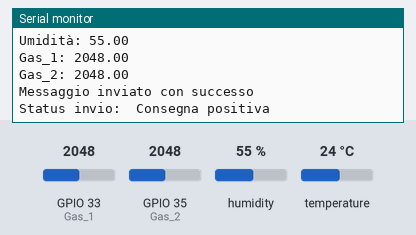
Bench run of a sketch on a simulated ESP32. Parts: the last lines printed to the serial monitor. The inputs (shaded band) are chosen by the test bench; at power-on: humidity 55 %, GPIO 33 (Gas_1) = 2048, GPIO 35 (Gas_2) = 2048, temperature 24 °C. A WiFi scan finds three made-up networks.

Above: at 3.2 s.
3.3 s: humidity set to 22 %
6.0 s: GPIO 33 (Gas_1) set to 2866
8.7 s: GPIO 35 (Gas_2) set to 2866
At 11.1 s:
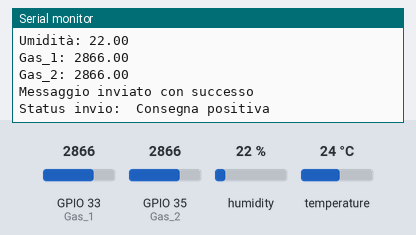
11.4 s: temperature set to 12 °C
14.1 s: GPIO 33 (Gas_1) set to 3972
16.8 s: GPIO 35 (Gas_2) set to 3972
At 19.1 s:
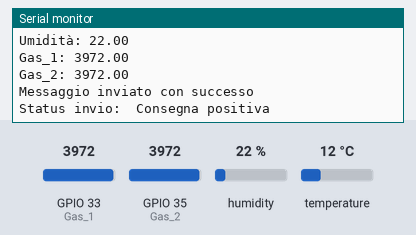
Timing chart, 0 to 20.5 s (numbered marks = the images above; inputs shaded):
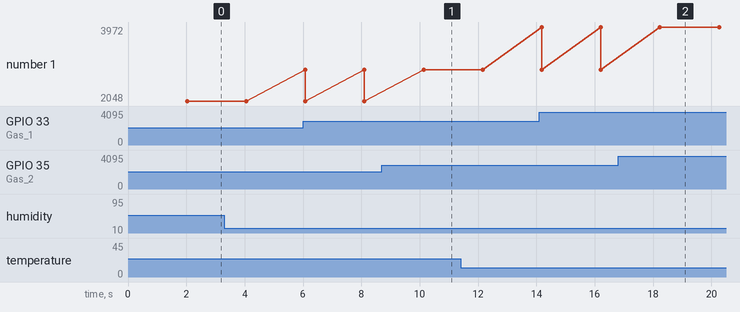

The sketch:

main.ino
```cpp
#include <Arduino.h>
#include <esp_now.h>
#include <WiFi.h>
#include <esp_wifi.h>
#include "DHT.h"
#include "soc/soc.h"
#include "soc/rtc_cntl_reg.h"

constexpr char WIFI_SSID[] = "SSID-da-modificare";

// Indirizzi MAC dei dispositivi di destinazione
// trovati con la utility apposita
// indirizzo MAC di destinazione: A0:A3:B3:97:83:E8
constexpr uint8_t ESP_NOW_RECEIVER[] = { 0xA0, 0xA3, 0xB3, 0x97, 0x83, 0xE8 };

// Struct per definire il formato dei dati
typedef struct struct_messaggio {
  char a[32];
  int   umidita;
  float temperatura;
  float gas_1;
  float gas_2;
  int contatore;
} struct_messaggio;

struct_messaggio Dati;
esp_now_peer_info_t peerInfo;

#define DHTPIN 13
#define DHTTYPE DHT11

DHT dht(DHTPIN, DHTTYPE);
float t, h, g_1, g_2;
int lost_packages;
int ix;
int Gas_1 = 33;
int Gas_2 = 35;

#define DELAY_RECONNECT 600 // intervallo in secondi per forzare il reboot
volatile int interruptCounter;
int totalInterruptCounter;
hw_timer_t * timer = NULL;
portMUX_TYPE timerMux = portMUX_INITIALIZER_UNLOCKED;


void IRAM_ATTR onTimer()
{
  // https://github.com/espressif/arduino-esp32/blob/master/libraries/ESP32/examples/Timer/RepeatTimer/RepeatTimer.ino
  portENTER_CRITICAL_ISR(&timerMux);
  interruptCounter++;
  if (lost_packages >=15) {
    ESP.restart(); // Riesegui la connessione al nuovo canale WIFI
  }
  portEXIT_CRITICAL_ISR(&timerMux);
}


int32_t getWiFiChannel(const char *ssid) {

    if (int32_t n = WiFi.scanNetworks()) {
        for (uint8_t i=0; i<n; i++) {
            if (!strcmp(ssid, WiFi.SSID(i).c_str())) {
                return WiFi.channel(i);
            }
        }
    }

    return 0;
}


void initWiFi() {

    WiFi.mode(WIFI_MODE_STA);

    // acquisice il canale usato dalla WIFI
    int32_t channel = getWiFiChannel(WIFI_SSID);

    esp_wifi_set_promiscuous(true);
    esp_wifi_set_channel(channel, WIFI_SECOND_CHAN_NONE);
    esp_wifi_set_promiscuous(false);

    Serial.printf("SSID: %s\n", WIFI_SSID);
    Serial.printf("Channel: %u\n", WiFi.channel());
}


void initEspNow() {

    if (esp_now_init() != ESP_OK) {
        Serial.println("ESP NOW failed to initialize");
        while (1);
    }

    memcpy(peerInfo.peer_addr, ESP_NOW_RECEIVER, 6);
    peerInfo.ifidx   =  WIFI_IF_STA;
    peerInfo.encrypt = false;

    if (esp_now_add_peer(&peerInfo) != ESP_OK) {
        Serial.println("ESP NOW pairing failure");
        while (1);
    }
}


void suInvioDati(const uint8_t *mac_addr, esp_now_send_status_t status) {
  Serial.print("\r\nStatus invio:\t");
  Serial.println(status == ESP_NOW_SEND_SUCCESS ? "Consegna positiva" : "Errore di consegna");
  if (status != ESP_NOW_SEND_SUCCESS) {
      lost_packages ++;
  }
  if (lost_packages >=15) {
    Serial.println("ESP restarting on lost packages");
    ESP.restart(); // Riesegui la connessione al nuovo canale WIFI
  }
}


void setup() {
  Serial.begin(115200);
  WRITE_PERI_REG(RTC_CNTL_BROWN_OUT_REG, 0); //disable brownout detector

  initWiFi();
  initEspNow();

  timer = timerBegin(0, 80, true);
  timerAttachInterrupt(timer, &onTimer, true);
  timerAlarmWrite(timer, DELAY_RECONNECT * 1000000, true);
  timerAlarmEnable(timer);

  dht.begin();
  pinMode(Gas_1, INPUT);
  pinMode(Gas_2, INPUT);

  esp_now_register_send_cb(suInvioDati);
  ix = 1;
}


void loop() {

  h   = dht.readHumidity();
  t   = dht.readTemperature();
  g_1 = analogRead(Gas_1);
  g_2 = analogRead(Gas_2);

  if (isnan(g_1) )
  {
    Serial.println(F("Non riesco a leggere dal sensore di GAS 1!"));
    return;
  }

  if (isnan(g_2) )
  {
    Serial.println(F("Non riesco a leggere dal sensore di GAS 2!"));
    return;
  }

  if (isnan(t) )
  {
    Serial.println(F("Non riesco a leggere dal sensore DHT!"));
    return;
  }

  Serial.print("Temperatura: ");
  Serial.println(t);
  Serial.print("Umidità: ");
  Serial.println(h);
  Serial.print("Gas_1: ");
  Serial.println(g_1);
  Serial.print("Gas_2: ");
  Serial.println(g_2);

  strcpy(Dati.a, "Rilevazioni DHT11");
  Dati.umidita     = (int) h;
  Dati.temperatura = t;
  Dati.gas_1       = g_1;
  Dati.gas_2       = g_2;
  Dati.contatore   = ix;

  // invio del messaggio a ESP1
  esp_err_t result = esp_now_send(0, (uint8_t *) &Dati, sizeof(Dati));

  if (result == ESP_OK) {
    Serial.println("Messaggio inviato con successo");
  }
  else {
    Serial.println("Errore di invio");
  }

  ix = ix + 1;
  delay(2000);
}
```

Measured:
- after the input at 8.7 s, the serial monitor: prints a new line after 1.4 s (image 1)
- after the input at 16.8 s, the serial monitor: prints a new line after 1.4 s (image 2)
